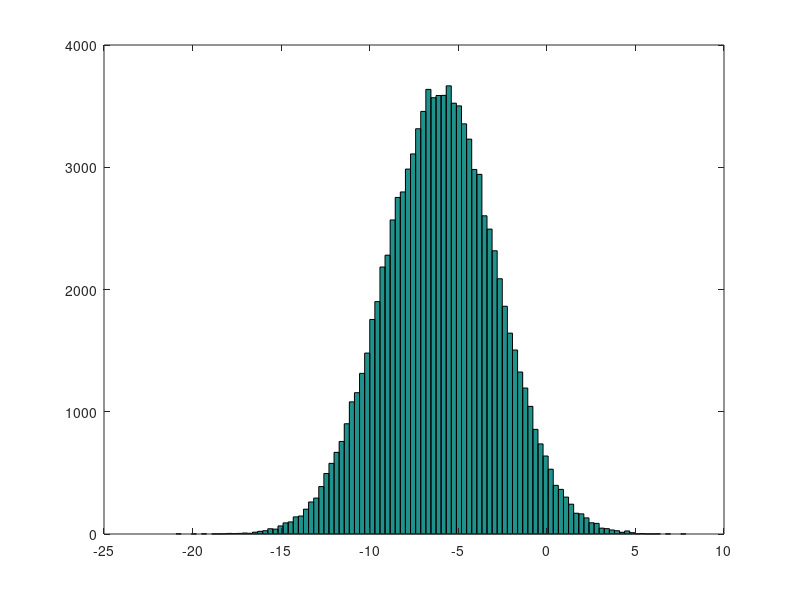

Reproduce this figure in MATLAB.
%defination
a = 5
b = 10

%math operators
5 + 6 %11
6 / 7 %0.8571
8 * 9 %72
9 / 12 %0.75
2 ^ 6 %64

%comparing
5 == 6 %false = 0
6 != 5 %true = 1
5 > 3 %true
3 < 1 %false
2 >= 3 %false
2 <= 2 %true

0 && 1 %0
%0 || 1 %1

%note: semicolon(;) using for Octave dont show answer in terminal

%matrix
x = [[1, 2104, 5, 1, 45]; [1, 1416, 3, 2, 40];
 [1, 1534, 3, 2, 30]; [1, 852, 2, 1, 36]]
y = [460; 232; 315; 178]

% Normal Equation Formula
teta = pinv(x' * x) * x' * y


%formatting
format long

pi

format short

pi


%create automaticly matrix

%full 1 matrix
ones(2,3)

%full 5 matrix
5 * ones(2,5)

%full 0 matrix
zeros(6,5)

%idenity matrix
eye(6)


%random matrix between 0 and 1

randn(2,3)

w = -6 + sqrt(10) * randn(1,100000);

%histogram plot
hist(w)

hist(w,100)







